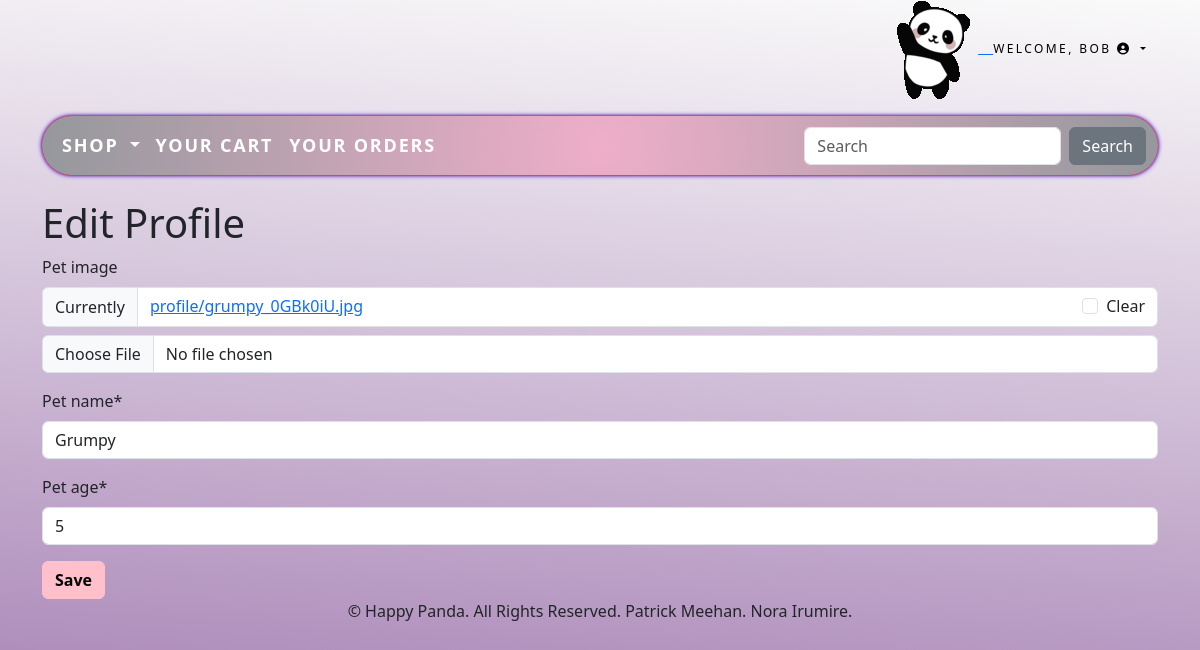
The app's page /accounts/edit_profile/1/ (signed in), older data.
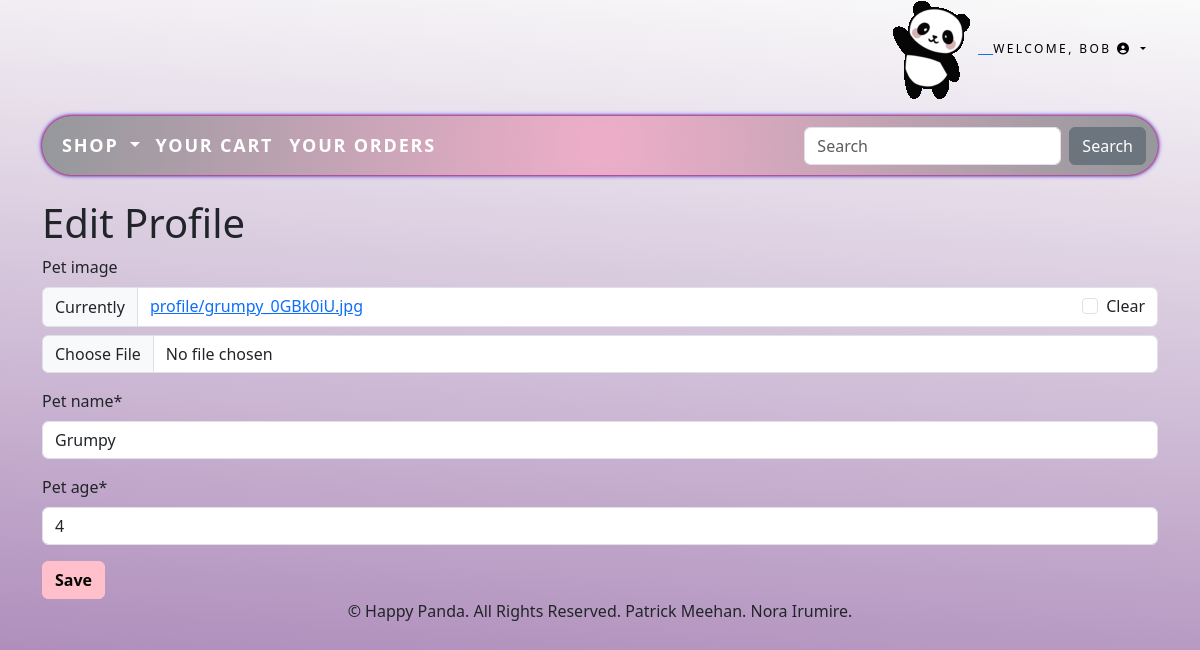
The same page, newer data.
### accounts/models.py (models this page shows, shortened)
class Profile(models.Model):
    user = models.OneToOneField(
        get_user_model(),
        null=True,
        on_delete=models.CASCADE,
    )
    pet_image = models.ImageField(upload_to = 'profile', blank=True)
    pet_name = models.CharField(max_length=255)
    pet_age = models.IntegerField()

### accounts/views.py (the view)
# urls.py: path('edit_profile/<int:pk>/', ProfileEditView.as_view(), name='edit_profile'),
class ProfileEditView(UpdateView):
    model = Profile
    template_name = 'registration/edit_profile.html'
    fields = ['pet_image', 'pet_name', 'pet_age']

### accounts/templatetags/auth_extras.py (called while the page is built)
@register.filter(name='has_group')
def has_group(user, group_name):
    group = Group.objects.get(name=group_name)
    return True if group in user.groups.all() else False

### shop/context_processors.py (called while the page is built)
def menu_links(request):
    links = Category.objects.all()
    return {'links':links}

### shop/models.py (called while the page is built)
    def get_absolute_url(self):
        return reverse('shop:products_by_category', args=[self.id])

### accounts/templates/registration/edit_profile.html (shortened to what this page needs)
{% extends 'base.html' %}
{% load crispy_forms_tags%}
{% block content %}
{% if user.is_authenticated %}
 <h1>Edit Profile</h1>
<form action="" method="post" enctype="multipart/form-data">{% csrf_token %}
{{ form|crispy }}
<button class="btn btn-success ml-2" type="submit">Save</button>
</form>
{% else %}
You're not allowed here
{% endif %}
{% endblock content %}

Row changes from the older to the newer data that the page shows:
changed Profile "Grumpy": pet_age "5" → "4"
